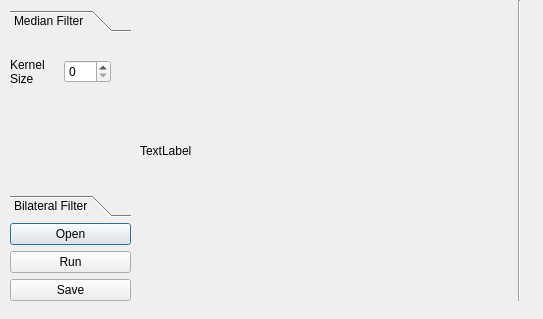
<?xml version="1.0" encoding="UTF-8"?>
<ui version="4.0">
 <class>NonLinearFilter</class>
 <widget class="QDialog" name="NonLinearFilter">
  <property name="geometry">
   <rect>
    <x>0</x>
    <y>0</y>
    <width>543</width>
    <height>319</height>
   </rect>
  </property>
  <property name="windowTitle">
   <string>Dialog</string>
  </property>
  <widget class="QWidget" name="layoutWidget">
   <property name="geometry">
    <rect>
     <x>10</x>
     <y>10</y>
     <width>121</width>
     <height>291</height>
    </rect>
   </property>
   <layout class="QVBoxLayout" name="verticalLayout_3">
    <item>
     <widget class="QToolBox" name="toolBox">
      <property name="toolTip">
       <string/>
      </property>
      <property name="currentIndex">
       <number>0</number>
      </property>
      <widget class="QWidget" name="page">
       <property name="geometry">
        <rect>
         <x>0</x>
         <y>0</y>
         <width>119</width>
         <height>148</height>
        </rect>
       </property>
       <attribute name="label">
        <string>Median Filter</string>
       </attribute>
       <widget class="QWidget" name="layoutWidget">
        <property name="geometry">
         <rect>
          <x>0</x>
          <y>20</y>
          <width>101</width>
          <height>28</height>
         </rect>
        </property>
        <layout class="QHBoxLayout" name="horizontalLayout">
         <item>
          <widget class="QLabel" name="label">
           <property name="text">
            <string>Kernel
Size</string>
           </property>
          </widget>
         </item>
         <item>
          <widget class="QSpinBox" name="kernelSizespinBox"/>
         </item>
        </layout>
       </widget>
      </widget>
      <widget class="QWidget" name="page_2">
       <property name="geometry">
        <rect>
         <x>0</x>
         <y>0</y>
         <width>119</width>
         <height>148</height>
        </rect>
       </property>
       <attribute name="label">
        <string>Bilateral Filter</string>
       </attribute>
       <widget class="QWidget" name="layoutWidget">
        <property name="geometry">
         <rect>
          <x>10</x>
          <y>10</y>
          <width>104</width>
          <height>111</height>
         </rect>
        </property>
        <layout class="QVBoxLayout" name="verticalLayout">
         <item>
          <layout class="QHBoxLayout" name="horizontalLayout_2">
           <item>
            <widget class="QLabel" name="label_2">
             <property name="text">
              <string>d 
Value</string>
             </property>
            </widget>
           </item>
           <item>
            <widget class="QSpinBox" name="dspinBox"/>
           </item>
          </layout>
         </item>
         <item>
          <layout class="QHBoxLayout" name="horizontalLayout_3">
           <item>
            <widget class="QLabel" name="label_3">
             <property name="text">
              <string>sigma
Color</string>
             </property>
            </widget>
           </item>
           <item>
            <widget class="QDoubleSpinBox" name="colorspinBox"/>
           </item>
          </layout>
         </item>
         <item>
          <layout class="QHBoxLayout" name="horizontalLayout_4">
           <item>
            <widget class="QLabel" name="label_4">
             <property name="text">
              <string>Sigma
Space</string>
             </property>
            </widget>
           </item>
           <item>
            <widget class="QDoubleSpinBox" name="spacedoubleSpinBox"/>
           </item>
          </layout>
         </item>
        </layout>
       </widget>
      </widget>
     </widget>
    </item>
    <item>
     <layout class="QVBoxLayout" name="verticalLayout_2">
      <item>
       <widget class="QPushButton" name="OpenButton">
        <property name="text">
         <string>Open</string>
        </property>
       </widget>
      </item>
      <item>
       <widget class="QPushButton" name="RunButton">
        <property name="text">
         <string>Run</string>
        </property>
       </widget>
      </item>
      <item>
       <widget class="QPushButton" name="SaveButton">
        <property name="text">
         <string>Save</string>
        </property>
       </widget>
      </item>
     </layout>
    </item>
   </layout>
  </widget>
  <widget class="QWidget" name="layoutWidget">
   <property name="geometry">
    <rect>
     <x>140</x>
     <y>0</y>
     <width>381</width>
     <height>301</height>
    </rect>
   </property>
   <layout class="QHBoxLayout" name="horizontalLayout_5">
    <item>
     <widget class="QLabel" name="showLabel">
      <property name="text">
       <string>TextLabel</string>
      </property>
     </widget>
    </item>
    <item>
     <widget class="Line" name="line">
      <property name="orientation">
       <enum>Qt::Vertical</enum>
      </property>
     </widget>
    </item>
   </layout>
  </widget>
 </widget>
 <resources/>
 <connections/>
</ui>
